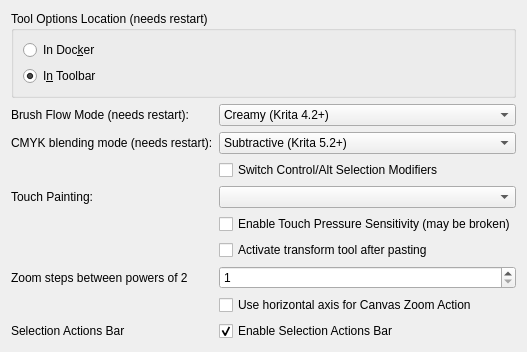
     <widget class="QWidget" name="Tools">
      <attribute name="title">
       <string>Tools</string>
      </attribute>
      <layout class="QFormLayout" name="formLayout_12">
       <item row="0" column="0" colspan="2">
        <widget class="QGroupBox" name="groupBox_4">
         <property name="title">
          <string>Tool Options Location (needs restart)</string>
         </property>
         <layout class="QVBoxLayout" name="verticalLayout_3">
          <item>
           <widget class="QRadioButton" name="m_radioToolOptionsInDocker">
            <property name="text">
             <string>In Doc&amp;ker</string>
            </property>
           </widget>
          </item>
          <item>
           <widget class="QRadioButton" name="m_radioToolOptionsInToolbar">
            <property name="text">
             <string>I&amp;n Toolbar</string>
            </property>
            <property name="checked">
             <bool>true</bool>
            </property>
           </widget>
          </item>
         </layout>
        </widget>
       </item>
       <item row="1" column="0">
        <widget class="QLabel" name="lblFlowMode">
         <property name="text">
          <string>Brush Flow Mode (needs restart):</string>
         </property>
        </widget>
       </item>
       <item row="1" column="1">
        <widget class="QComboBox" name="cmbFlowMode">
         <item>
          <property name="text">
           <string>Creamy (Krita 4.2+)</string>
          </property>
         </item>
         <item>
          <property name="text">
           <string>Hard (Krita 4.1 and earlier versions)</string>
          </property>
         </item>
        </widget>
       </item>
       <item row="2" column="0">
        <widget class="QLabel" name="lblCmykBlendingMode">
         <property name="text">
          <string>CMYK blending mode (needs restart):</string>
         </property>
        </widget>
       </item>
       <item row="2" column="1">
        <widget class="QComboBox" name="cmbCmykBlendingMode">
         <item>
          <property name="text">
           <string>Subtractive (Krita 5.2+)</string>
          </property>
         </item>
         <item>
          <property name="text">
           <string>Additive (Krita 5.1 and earlier versions)</string>
          </property>
         </item>
        </widget>
       </item>
       <item row="3" column="1">
        <widget class="QCheckBox" name="m_chkSwitchSelectionCtrlAlt">
         <property name="text">
          <string>Switch Control/Alt Selection Modifiers</string>
         </property>
        </widget>
       </item>
       <item row="4" column="0">
        <widget class="QLabel" name="lblTouchPainting">
         <property name="text">
          <string>Touch Painting:</string>
         </property>
        </widget>
       </item>
       <item row="4" column="1">
        <widget class="QComboBox" name="cmbTouchPainting"/>
       </item>
       <item row="5" column="1">
        <widget class="QCheckBox" name="chkTouchPressureSensitivity">
         <property name="toolTip">
          <string>Enable reading of pressure state for touch events. This data may be broken on some platforms, e.g. on some Android devices, where pressure may be reported as 0.0 all the time.</string>
         </property>
         <property name="text">
          <string>Enable Touch Pressure Sensitivity (may be broken)</string>
         </property>
        </widget>
       </item>
       <item row="6" column="1">
        <widget class="QCheckBox" name="chkEnableTransformToolAfterPaste">
         <property name="text">
          <string>Activate transform tool after pasting</string>
         </property>
        </widget>
       </item>
       <item row="7" column="0">
        <widget class="QLabel" name="lblZoomSteps">
         <property name="text">
          <string>Zoom steps between powers of 2</string>
         </property>
        </widget>
       </item>
       <item row="7" column="1">
        <widget class="QSpinBox" name="spnZoomSteps">
         <property name="minimum">
          <number>1</number>
         </property>
         <property name="maximum">
          <number>32</number>
         </property>
        </widget>
       </item>
       <item row="8" column="1">
        <widget class="QCheckBox" name="chkZoomHorizontally">
         <property name="text">
          <string>Use horizontal axis for Canvas Zoom Action</string>
         </property>
        </widget>
       </item>
       <item row="9" column="0">
        <widget class="QLabel" name="lblSelectionActionBar">
         <property name="text">
          <string>Selection Actions Bar</string>
         </property>
        </widget>
       </item>
       <item row="9" column="1">
        <widget class="QCheckBox" name="chkEnableSelectionActionBar">
         <property name="toolTip">
          <string>When enabled, any selections will produce a small floating panel of useful selection-related actions.</string>
         </property>
         <property name="text">
          <string>Enable Selection Actions Bar</string>
         </property>
         <property name="checked">
          <bool>true</bool>
         </property>
        </widget>
       </item>
      </layout>
     </widget>
